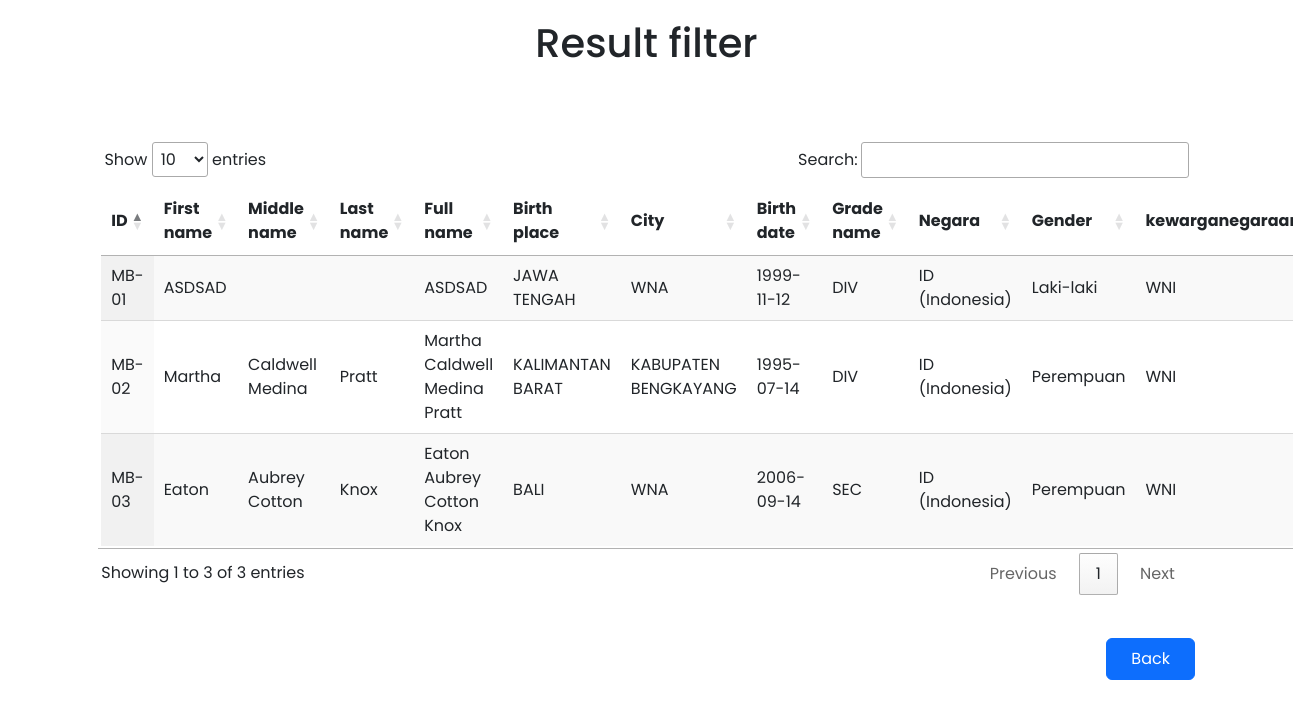
The page /filter_data_result.php (signed in) on the database its author committed.
### tables this page shows
CREATE TABLE `hr_employee` (
  `id` int(11) NOT NULL,
  `nik` varchar(255) NOT NULL,
  `first_name` varchar(255) NOT NULL,
  `middle_name` varchar(255) NOT NULL,
  `last_name` varchar(255) NOT NULL,
  `birth_place` varchar(255) DEFAULT NULL,
  `regencies` varchar(255) NOT NULL,
  `birth_date` date NOT NULL,
  `grade_name` varchar(255) NOT NULL,
  `negara` varchar(255) NOT NULL,
  `gender` varchar(255) NOT NULL,
  `kewarganegaraan` varchar(255) NOT NULL,
  `gambar` varchar(255) DEFAULT NULL,
  `password` varchar(255) NOT NULL,
  `username` varchar(255) NOT NULL,
  `hr_name` varchar(255) NOT NULL,
  `email` varchar(255) DEFAULT NULL,
  `level` int(11) NOT NULL
);

CREATE TABLE `hr_provinces` (
  `id` char(2) NOT NULL,
  `name` varchar(255) NOT NULL
);

CREATE TABLE `hr_regencies` (
  `id` char(4) NOT NULL,
  `province_id` char(2) NOT NULL,
  `name` varchar(255) NOT NULL
);

CREATE TABLE `hr_position` (
  `position_id` int(11) NOT NULL,
  `position_name` varchar(255) NOT NULL,
  `position_level` varchar(255) NOT NULL,
  `parent_id` varchar(255) NOT NULL,
  `parent_path` varchar(255) NOT NULL
);

CREATE TABLE `hr_countries` (
  `name` varchar(100) NOT NULL,
  `abv` char(2) NOT NULL DEFAULT '' COMMENT 'ISO 3661-1 alpha-2',
  `abv3` char(3) DEFAULT NULL COMMENT 'ISO 3661-1 alpha-3',
  `abv3_alt` char(3) DEFAULT NULL,
  `code` char(3) DEFAULT NULL COMMENT 'ISO 3661-1 numeric',
  `slug` varchar(100) NOT NULL
);

### filter_data_result.php (the view, shortened to what this page needs)
<!DOCTYPE html>
<html lang="en">
<head>
    <link rel=" stylesheet" href="boostrapV5/bs5.css">
    <link rel="stylesheet" href="css/StylingFilter.css">
    <link rel="stylesheet" href="https://cdn.datatables.net/1.13.4/css/jquery.dataTables.css" />
</head>
<body>
    <div class="container">
        <div class="row">
            <div class="d-flex justify-content-center">
                <h1>
                    Result filter
                </h1>
            </div>
            <div class="col">
                <div class="data-table">
                    <table id="myTable" class="display responsive data-table">
                        <thead>
                            <tr>
                                <th>ID</th>
                                <th>First name</th>
                                <th>Middle name</th>
                                <th>Last name</th>
                                <th>Full name</th>
                                <th>Birth place</th>
                                <th>City</th>
                                <th>Birth date</th>
                                <th>Grade name</th>
                                <th>Negara</th>
                                <th>Gender</th>
                                <th>kewarganegaraan</th>
                            </tr>
                        </thead>
                        <tbody>
                            <?php
                            require_once 'koneksi.php';
                            $nik = $_GET['nik'];
                            $first_name = $_GET['first_name'];
                            $citizenship = $_GET['citizenship'];
                            $sql = "SELECT *, CONCAT(first_name, ' ', middle_name, ' ', last_name)
                            AS full_name, hr_provinces.name AS name_of_provinces, hr_employee.nik AS nik_of_employee,
                            hr_position.position_level AS position_level, hr_regencies.name AS name_of_city, hr_countries.name AS name_of_country
                            FROM hr_employee
                            JOIN hr_provinces ON hr_provinces.id = hr_employee.birth_place
                            JOIN hr_regencies ON hr_regencies.id = hr_employee.regencies
                            JOIN hr_position ON hr_position.position_id = hr_employee.grade_name
                            JOIN hr_countries ON hr_employee.negara = hr_countries.abv
                            ";
                            $filter = array();
                            if ($first_name !== "") {
                                $filter[] = "hr_employee.first_name LIKE '%$first_name%'";
                            }
                            if ($nik !== "") {
                                $filter[] = "hr_employee.nik LIKE '%$nik%'";
                            }
                            if ($citizenship !== "") {
                                $filter[] = "hr_employee.kewarganegaraan LIKE '%$citizenship%'";
                            }
                            if (count($filter) > 0) {
                                $sql .= " WHERE " . implode(" AND ", $filter);
                            }
                            $result = mysqli_query($koneksi, $sql);
                            if (mysqli_num_rows($result) > 0) {
                                while ($data = mysqli_fetch_assoc($result)) {
                            ?>
                                    <tr>
                                        <td><?php echo $data['nik'] ?></td>
                                        <td><?php echo $data['first_name'] ?></td>
                                        <td><?php echo $data['middle_name'] ?></td>
                                        <td><?php echo $data['last_name'] ?></td>
                                        <td><?php echo $data['full_name'] ?></td>
                                        <td><?php echo $data['name_of_provinces'] ?></td>
                                        <td><?php echo $data['name_of_city'] ?></td>
                                        <td><?php echo $data['birth_date'] ?></td>
                                        <td><?php echo $data['position_level'] ?></td>
                                        <td><?php echo $data['negara'] ?> (<?php echo $data['name_of_country'] ?>)</td>
                                        <td><?php echo $data['gender'] ?></td>
                                        <td><?php echo $data['kewarganegaraan'] ?></td>
                                    </tr>
                                <?php } ?>
                            <?php } ?>
                        </tbody>
                    </table>
                </div>
                <div class="d-flex justify-content-end button-back-result">
                    <a href="filter_data.php">
                        <button class="btn btn-primary">
                            Back
                        </button>
                    </a>
                </div>
            </div>
        </div>
    </div>
</body>
</html>

### css/StylingFilter.css (style rules this page uses)
* { margin: 0; padding: 0.2rem 0.2rem 0.1rem 0.2rem; box-sizing: border-box; font-family: 'Poppins', sans-serif; }
body { overflow-x: hidden; }
.container .row .col .data-table { margin-top: 3rem; }
.container .row .col .button-back-result { margin-top: 2rem; }
.container .row .col .button-back-result a button { padding: 0.5rem 1.5rem 0.5rem 1.5rem; }

### rows shown on the page
hr_employee: nik "MB-02", first_name "Martha", middle_name "Caldwell Medina", last_name "Pratt", full_name "Martha Caldwell Medina Pratt", hr_provinces.name "KALIMANTAN BARAT", hr_regencies.name "KABUPATEN BENGKAYANG", birth_date "1995-07-14", hr_position.position_level "DIV", negara "ID", hr_countries.name "Indonesia", gender "Perempuan", kewarganegaraan "WNI"
hr_employee: nik "MB-01", first_name "ASDSAD", full_name "ASDSAD", hr_provinces.name "JAWA TENGAH", hr_regencies.name "WNA", birth_date "1999-11-12", hr_position.position_level "DIV", negara "ID", hr_countries.name "Indonesia", gender "Laki-laki", kewarganegaraan "WNI"
hr_employee: nik "MB-03", first_name "Eaton", middle_name "Aubrey Cotton", last_name "Knox", full_name "Eaton Aubrey Cotton Knox", hr_provinces.name "BALI", hr_regencies.name "WNA", birth_date "2006-09-14", hr_position.position_level "SEC", negara "ID", hr_countries.name "Indonesia", gender "Perempuan", kewarganegaraan "WNI"
